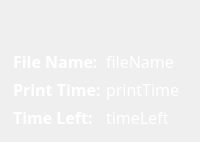
       <widget class="QFrame" name="PrintPreviewFrame">
        <property name="enabled">
         <bool>true</bool>
        </property>
        <property name="styleSheet">
         <string notr="true">QFrame {
    border: none;
    border-radius: 10px;
    background: qlineargradient(
        x1:0, y1:0, x2:1, y2:1,
        stop:0 #1a1a1a,
        stop:1 #101010
    );

}
</string>
        </property>
        <property name="frameShape">
         <enum>QFrame::StyledPanel</enum>
        </property>
        <property name="frameShadow">
         <enum>QFrame::Raised</enum>
        </property>
        <layout class="QVBoxLayout" name="verticalLayout_26">
         <property name="spacing">
          <number>5</number>
         </property>
         <property name="leftMargin">
          <number>5</number>
         </property>
         <property name="topMargin">
          <number>5</number>
         </property>
         <property name="rightMargin">
          <number>5</number>
         </property>
         <property name="bottomMargin">
          <number>5</number>
         </property>
         <item alignment="Qt::AlignHCenter|Qt::AlignVCenter">
          <widget class="QLabel" name="printPreviewMain">
           <property name="enabled">
            <bool>true</bool>
           </property>
           <property name="sizePolicy">
            <sizepolicy hsizetype="Expanding" vsizetype="Expanding">
             <horstretch>0</horstretch>
             <verstretch>0</verstretch>
            </sizepolicy>
           </property>
           <property name="minimumSize">
            <size>
             <width>40</width>
             <height>40</height>
            </size>
           </property>
           <property name="maximumSize">
            <size>
             <width>5000</width>
             <height>5000</height>
            </size>
           </property>
           <property name="font">
            <font>
             <family>Gotham</family>
             <pointsize>16</pointsize>
            </font>
           </property>
           <property name="styleSheet">
            <string notr="true">background-color: rgba(255, 255, 255, 0);</string>
           </property>
           <property name="text">
            <string/>
           </property>
           <property name="pixmap">
            <pixmap resource="../resources/resource.qrc">:/Logos &amp; Branding/img/Logos/thumbnail.png</pixmap>
           </property>
           <property name="scaledContents">
            <bool>true</bool>
           </property>
          </widget>
         </item>
         <item>
          <layout class="QFormLayout" name="printInfoLayout">
           <property name="leftMargin">
            <number>8</number>
           </property>
           <property name="bottomMargin">
            <number>8</number>
           </property>
           <item row="0" column="0">
            <widget class="QLabel" name="FileNameLabel">
             <property name="font">
              <font>
               <family>Montserrat</family>
               <pointsize>12</pointsize>
               <bold>true</bold>
               <kerning>false</kerning>
              </font>
             </property>
             <property name="styleSheet">
              <string notr="true">color: rgb(255, 255, 255);</string>
             </property>
             <property name="text">
              <string>File Name:</string>
             </property>
            </widget>
           </item>
           <item row="0" column="1">
            <widget class="QLabel" name="fileName">
             <property name="font">
              <font>
               <family>Montserrat</family>
               <pointsize>12</pointsize>
              </font>
             </property>
             <property name="styleSheet">
              <string notr="true">color: rgb(255, 255, 255);
background-color: rgba(255, 255, 255, 0);</string>
             </property>
             <property name="text">
              <string>fileName</string>
             </property>
             <property name="scaledContents">
              <bool>true</bool>
             </property>
             <property name="wordWrap">
              <bool>true</bool>
             </property>
            </widget>
           </item>
           <item row="1" column="0">
            <widget class="QLabel" name="printTimeLabel">
             <property name="font">
              <font>
               <family>Montserrat</family>
               <pointsize>12</pointsize>
               <bold>true</bold>
               <kerning>false</kerning>
              </font>
             </property>
             <property name="styleSheet">
              <string notr="true">color: rgb(255, 255, 255);</string>
             </property>
             <property name="text">
              <string>Print Time:</string>
             </property>
            </widget>
           </item>
           <item row="1" column="1">
            <widget class="QLabel" name="printTime">
             <property name="font">
              <font>
               <family>Montserrat</family>
               <pointsize>12</pointsize>
              </font>
             </property>
             <property name="styleSheet">
              <string notr="true">color: rgb(255, 255, 255);
background-color: rgba(255, 255, 255, 0);</string>
             </property>
             <property name="text">
              <string>printTime</string>
             </property>
            </widget>
           </item>
           <item row="2" column="0">
            <widget class="QLabel" name="timeLeftLabel">
             <property name="font">
              <font>
               <family>Montserrat</family>
               <pointsize>12</pointsize>
               <bold>true</bold>
               <kerning>false</kerning>
              </font>
             </property>
             <property name="styleSheet">
              <string notr="true">color: rgb(255, 255, 255);</string>
             </property>
             <property name="text">
              <string>Time Left:</string>
             </property>
            </widget>
           </item>
           <item row="2" column="1">
            <widget class="QLabel" name="timeLeft">
             <property name="font">
              <font>
               <family>Montserrat</family>
               <pointsize>12</pointsize>
              </font>
             </property>
             <property name="styleSheet">
              <string notr="true">color: rgb(255, 255, 255);
background-color: rgba(255, 255, 255, 0);</string>
             </property>
             <property name="text">
              <string>timeLeft</string>
             </property>
             <property name="wordWrap">
              <bool>false</bool>
             </property>
            </widget>
           </item>
          </layout>
         </item>
        </layout>
       </widget>
